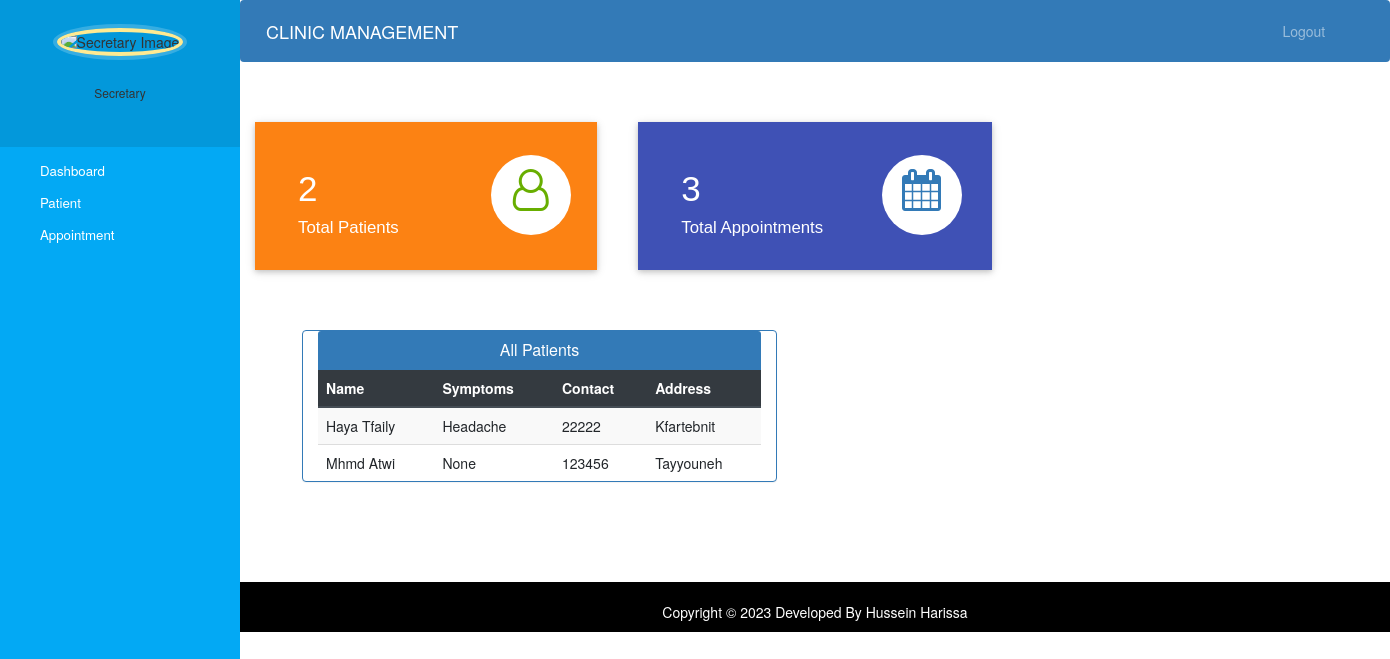
The app's page /secretary-dashboard/ (signed in) with its own data.
### users/models.py (models this page shows, shortened)
class Patient(models.Model):
    user = models.OneToOneField(User, on_delete=models.CASCADE)
    address = models.CharField(max_length=40)
    mobile = models.CharField(max_length=20,null=False)
    symptoms = models.CharField(max_length=100,null=True)
    @property
    def get_name(self):
        return self.user.first_name+" "+self.user.last_name

### users/views.py (the view)
# urls.py: path('secretary-dashboard/', views.secretary_dashboard_view,name='secretary-dashboard'),
@login_required(login_url='secretary-login')
@user_passes_test(is_secretary)
def secretary_dashboard_view(request):
    patients=models.Patient.objects.all().order_by('-id')
    patientcount=models.Patient.objects.all().count()
    appointmentcount=models.Appointment.objects.all().count()
    mydict={
    'patients':patients,
    'patientcount':patientcount,
    'appointmentcount':appointmentcount,
    }
    return render(request,'users/secretary/dashboard.html',context=mydict)

### users/views.py (called while the page is built)
def is_secretary(user):
    return user.groups.filter(name='SECRETARY').exists()

### users/templates/users/secretary/dashboard.html
{% extends 'users/secretary/base.html' %}
{% load static %}
{% block content %}
{%include 'users/secretary/dashboard_cards.html'%}
<br><br><br>
<div class="container">
  <div class="row">
    <div class="panel panel-primary col-md-5" style="margin-left:5%;">
      <div class="panel-heading" style="text-align:center;">
        <h6 class="panel-title">All Patients</h6>
      </div>
      <table class="table table-hover table-striped" id="dev-table">
        <thead class="thead-dark">
          <tr>
            <th>Name</th>
            <th>Symptoms</th>
            <th>Contact</th>
            <th>Address</th>
          </tr>
        </thead>
        {% for p in patients %}
        <tr>
          <td> {{p.get_name}}</td>
          <td>{{p.symptoms}}</td>
          <td>{{p.mobile}}</td>
          <td>{{p.address}}</td>
        </tr>
        {% endfor %}
      </table>
    </div>
  </div>
</div>
{% endblock content %}

### users/static/users/css/style.css (style rules this page uses)
body { padding-left: 240px; }

### users/templates/users/secretary/base.html (style rules this page uses)
body { padding-left: 240px; }

### records on screen
Patient: get_name "Haya Tfaily", symptoms "Headache", mobile "22222", address "Kfartebnit"
Patient: get_name "Mhmd Atwi", symptoms "None", mobile "123456", address "Tayyouneh"

### other values on screen
{{ patientcount }} "2"
{{ appointmentcount }} "3"
